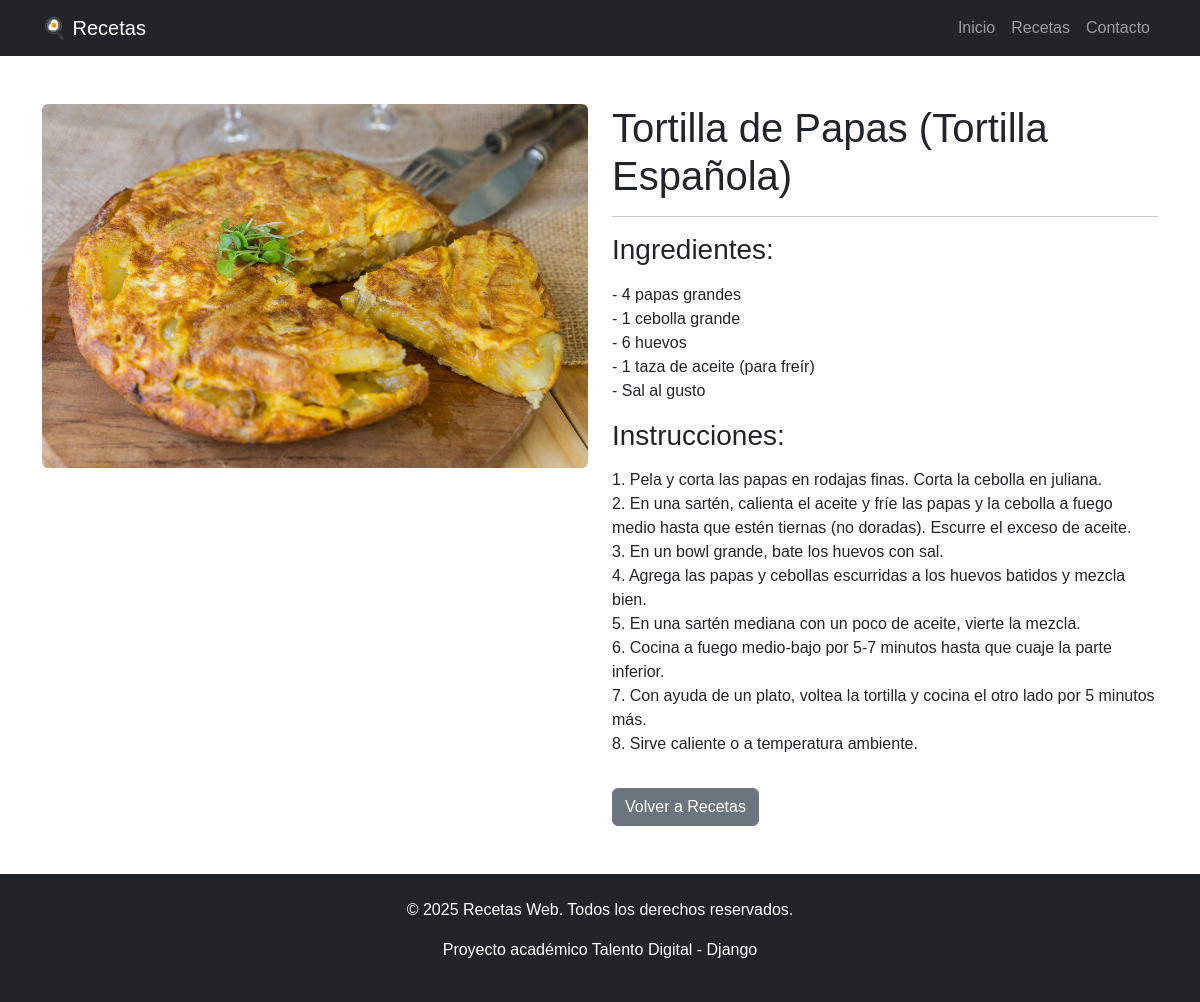
Screenshot of /receta/3/ with the database file from the repository.
### recetas/models.py (models this page shows)
class Receta(models.Model):
    nombre = models.CharField(max_length=200)
    ingredientes = models.TextField()
    instrucciones = models.TextField()
    imagen = models.ImageField(upload_to='recetas/')
    fecha_creacion = models.DateTimeField(auto_now_add=True)

### recetas/views.py (the view)
# urls.py: path('receta/<int:id>/', views.detalle_receta, name='detalle_receta'),
def detalle_receta(request, id):
    receta = get_object_or_404(Receta, id=id)
    return render(request, 'recetas/detalle_receta.html', {'receta': receta})

### recetas/templates/recetas/detalle_receta.html (shortened to what this page needs)
{% extends 'recetas/base.html' %}
{% block content %}
<div class="container my-5">
    {% if receta %}
    <div class="row">
        <div class="col-md-6">
            {% if receta.imagen %}
            <img src="{{ receta.imagen.url }}" class="img-fluid rounded" alt="{{ receta.nombre }}">
            {% endif %}
        </div>
        <div class="col-md-6">
            <h1>{{ receta.nombre }}</h1>
            <hr>
            <h3>Ingredientes:</h3>
            <p>{{ receta.ingredientes|linebreaks }}</p>
            <h3>Instrucciones:</h3>
            <p>{{ receta.instrucciones|linebreaks }}</p>
            <a href="{% url 'lista_recetas' %}" class="btn btn-secondary mt-3">Volver a Recetas</a>
        </div>
    </div>
    {% else %}
    <div class="alert alert-warning">Receta no encontrada.</div>
    {% endif %}
</div>
{% endblock %}

### static/css/estilos.css (style rules this page uses)
body { font-family: 'Arial', sans-serif; }

### rows the page displays
Receta: imagen (picture), nombre "Tortilla de Papas (Tortilla Española)", ingredientes "- 4 papas grandes - 1 cebolla grande - 6 huevos - 1 taza de aceite (para freír) - Sal al gusto", instrucciones "1. Pela y corta las papas en rodajas finas. Corta la cebolla en juliana. 2. En una sartén, calienta el aceite y fríe las papas y la cebolla a fuego medio hasta que estén tiernas (no doradas). Escurre el exceso de aceite. 3. En un bowl grande, bate los huevos con sal. 4. Agrega las papas y cebollas escurridas a los huevos batidos y mezcla bien. 5. En una sartén mediana con un poco de aceite, vierte la mezcla. 6. Cocina a fuego medio-bajo por 5-7 minutos hasta que cuaje la parte inferior. 7. Con ayuda de un plato, voltea la tortilla y cocina el otro lado por 5 minutos más. 8. Sirve caliente o a temperatura ambiente."
